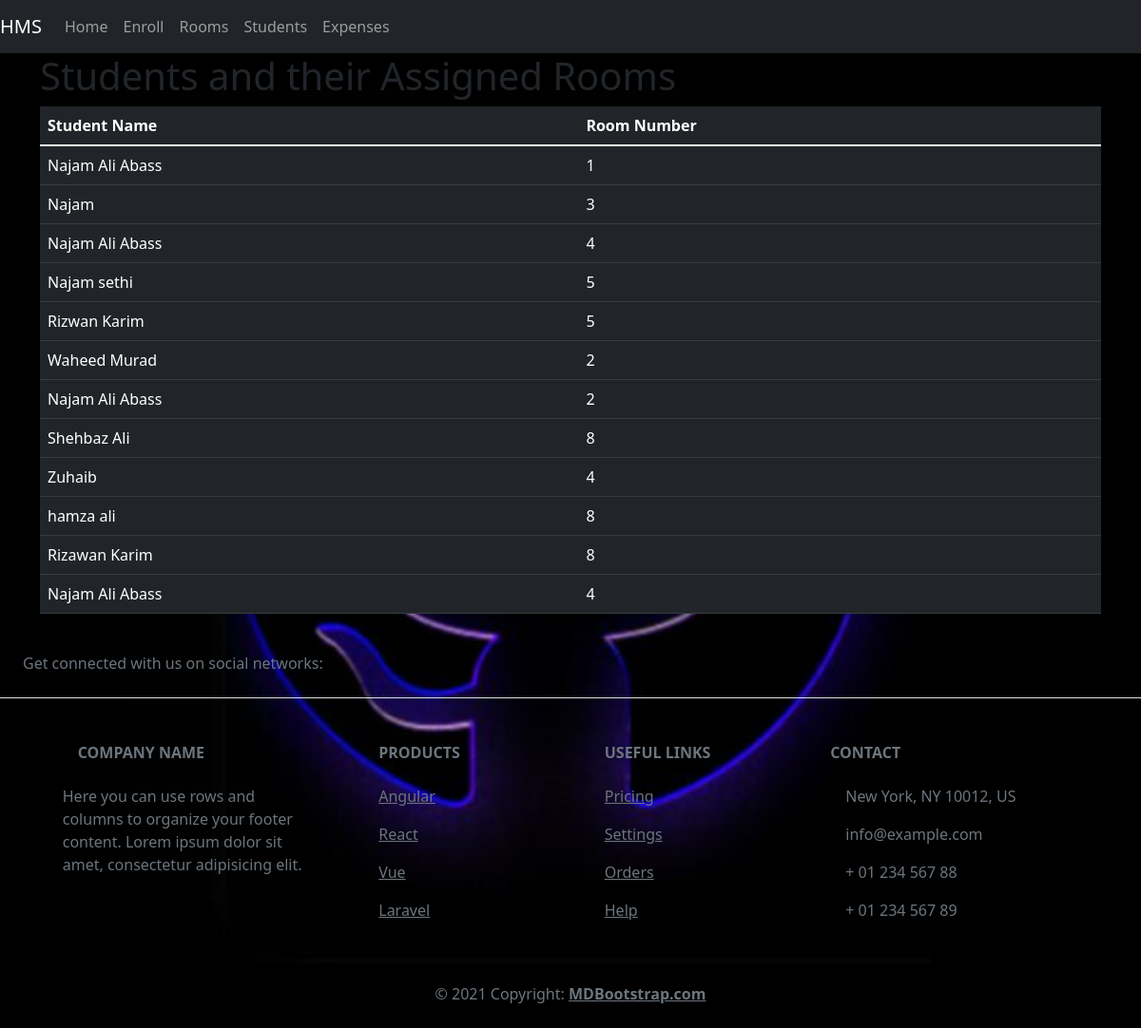
/students, run on the app's committed database.
### models.py (models this page shows)
class Student(db.Model):
    id = db.Column(db.Integer, primary_key=True)
    name = db.Column(db.String(100), nullable=False)
    room_id = db.Column(db.Integer, db.ForeignKey('room.id'), nullable=False)

class Room(db.Model):
    id = db.Column(db.Integer, primary_key=True)
    room_number = db.Column(db.Integer, unique=True, nullable=False)
    students = db.relationship('Student', backref='room', lazy=True)

### app.py (the view)
@app.route('/students')
def students():
    all_students = Student.query.all()
    return render_template('students.html', students=all_students)

### templates/students.html
{% extends 'base.html' %}
{% block content %}
<body>
    <h1>Students and their Assigned Rooms</h1>
    <table class = "table table-dark">
        <thead>
            <tr>
                <th>Student Name</th>
                <th>Room Number</th>
            </tr>
        </thead>
        <tbody>
            {% for student in students %}
            <tr>
                <td>{{ student.name }}</td>
                <td>{{ student.room.room_number }}</td>
            </tr>
            {% endfor %}
        </tbody>
    </table>
</body>
{% endblock %}

### data on the page
Student: name "Najam Ali Abass", room.room_number "1"
Student: name "Najam", room.room_number "3"
Student: name "Najam Ali Abass", room.room_number "4"
Student: name "Najam sethi", room.room_number "5"
Student: name "Rizwan Karim", room.room_number "5"
Student: name "Waheed Murad", room.room_number "2"
Student: name "Najam Ali Abass", room.room_number "2"
Student: name "Shehbaz Ali", room.room_number "8"
Student: name "Zuhaib", room.room_number "4"
Student: name "hamza ali", room.room_number "8"
Student: name "Rizawan Karim", room.room_number "8"
Student: name "Najam Ali Abass", room.room_number "4"
